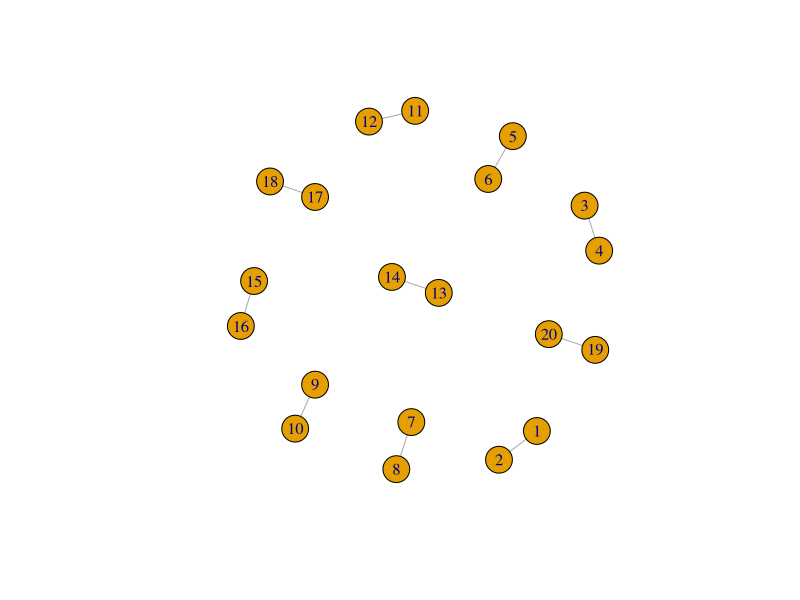
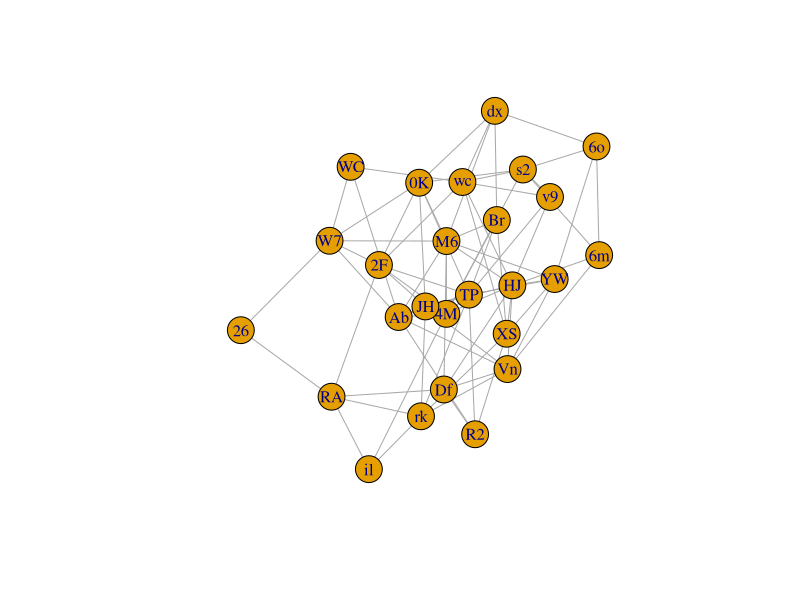
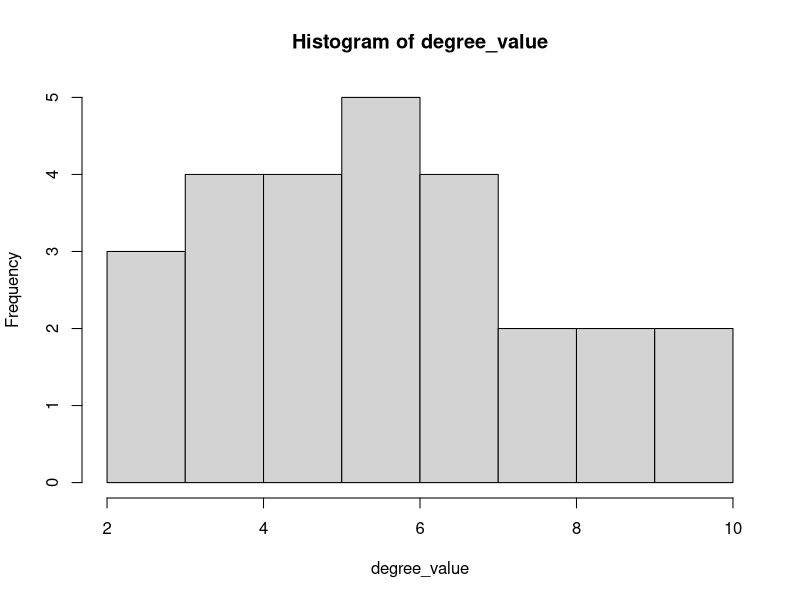
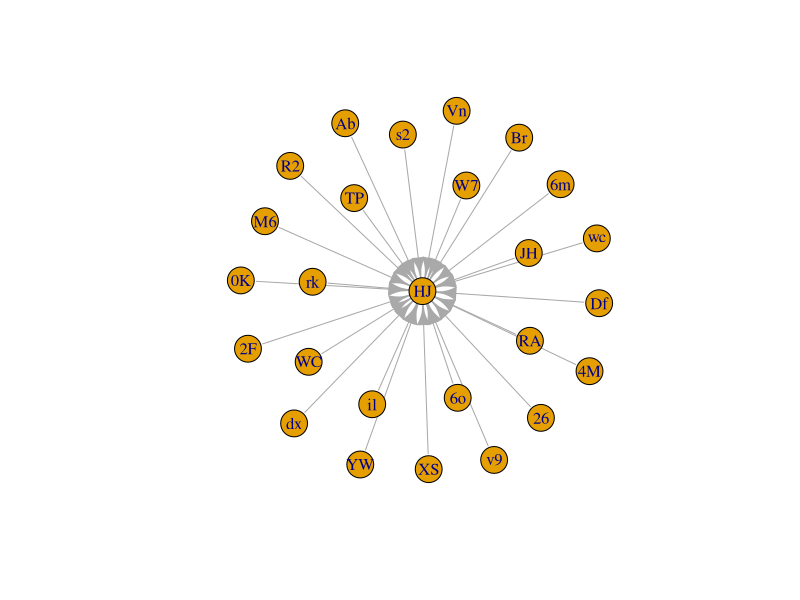
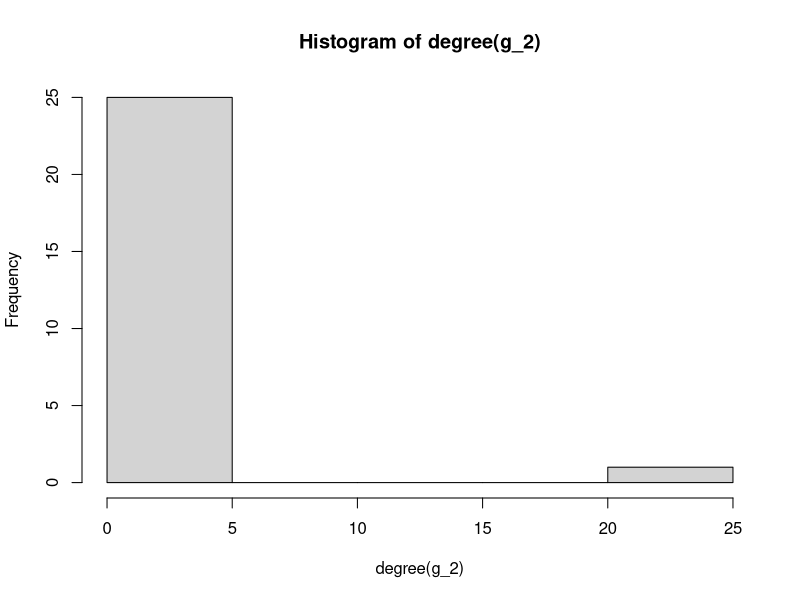
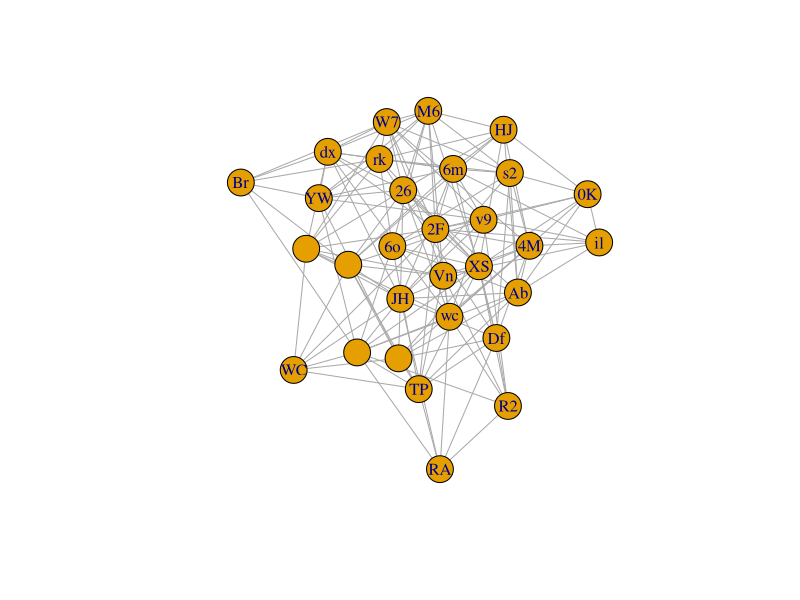
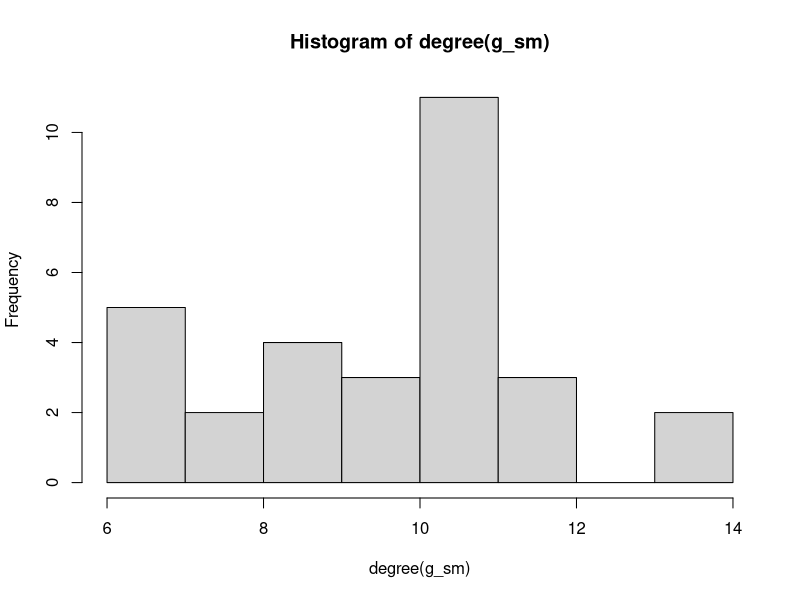
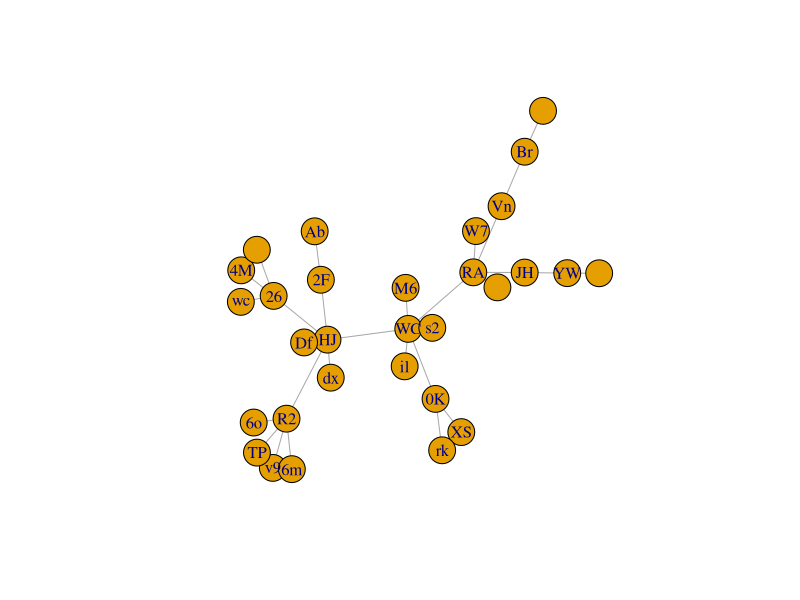

Generate these figures, in order, with R:
library(igraph)
library(purrr)
library(readr)


MHmakeRandomString <- function(n=1, lenght=12)
{
  randomString <- c(1:n)                  # initialize vector
  for (i in 1:n)
  {
    randomString[i] <- paste(sample(c(0:9, letters, LETTERS),
                                    lenght, replace=TRUE),
                             collapse="")
  }
  return(randomString)
}

LETTERS <- MHmakeRandomString(26, lenght = 2)
#Bipartite Graph
g <- make_bipartite_graph(rep(0:1,length=20),c(1:20), directed = FALSE )
plot(g)


#ER Random Network 
g <- erdos.renyi.game(26, 26/100) %>% set_vertex_attr("label", value = LETTERS[1:26])
degree_value <- degree(g)
plot(g, layout=layout_with_fr)
hist(degree_value)

df <- as_long_data_frame(g)
write_csv(df, "random_network.csv")


#String
g_2 <- make_star(26) %>% set_vertex_attr("label", value = LETTERS[1:26])
ends(g_2, E(g_2))
plot(g_2)
hist(degree(g_2))

df <- as_long_data_frame(g_2)
write_csv(df, "ring_network.csv")

#Small World Network - Watt and Strogatz Model 
g_sm <- sample_smallworld(1, 30, 5, 0.4) %>% set_vertex_attr("label", value = LETTERS[1:30])
mean_distance(g_sm)
transitivity(g_sm, type="average")
degree(g_sm)
plot(g_sm, size = 0.3)
hist(degree(g_sm))
df <- as_long_data_frame(g_sm)
write_csv(df, "small_world_network.csv")


#Scale Free Network 
g_scale<- sample_pa(30, directed = FALSE) %>% set_vertex_attr("label", value = LETTERS[1:30])
degree(g_scale)
plot(g_scale, size = 0.2, layout = layout_with_fr)
ends(g_scale, E(g_scale))
hist(degree(g_scale))

df <- as_long_data_frame(g_scale)
write_csv(df, "scale_free_network.csv")

#Lattice 
l <- make_lattice(c(5, 10, 5))
plot(l)
